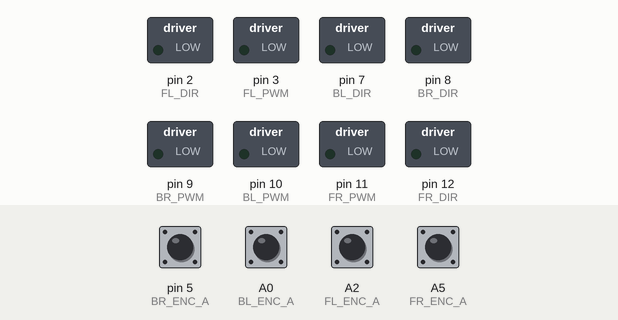
A sketch run on a simulated Arduino Uno, built with avr-gcc and run on an emulated ATmega328P. Parts: switched loads named in the sketch (green lamp = pin HIGH). The test bench sets the inputs (shaded band); at power-on: A0 (BL_ENC_A), A2 (FL_ENC_A), A5 (FR_ENC_A), pin 5 (BR_ENC_A) HIGH. What the sketch prints to the serial monitor is not drawn.

Above: at 0.1 s.
At 1.1 s:
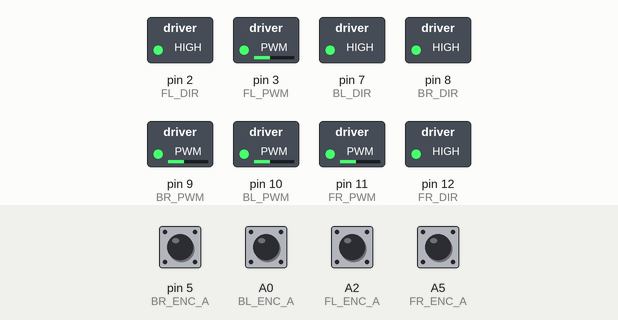
Timing chart, 0 to 2.6 s (numbered marks = the images above):
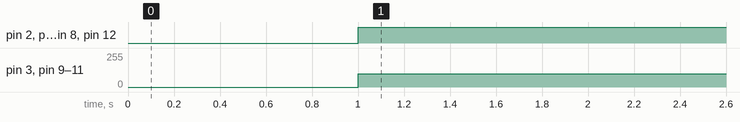

The sketch:

velocity_Control_1.ino
```cpp
// --- STEP 2.4: MOTOR + ENCODER SANITY CHECK ---
// No PID Math. Just drive and count.
// Uses YOUR EXACT PINS.

// 1. PIN DEFINITIONS (Updated to your list)
// --- FRONT LEFT ---
const int FL_PWM = 3;   const int FL_DIR = 2;
const int FL_ENC_A = A2; const int FL_ENC_B = A3;

// --- FRONT RIGHT ---
const int FR_PWM = 11;  const int FR_DIR = 12;
const int FR_ENC_A = A5; const int FR_ENC_B = A4;

// --- BACK LEFT ---
const int BL_PWM = 10;  const int BL_DIR = 7;
const int BL_ENC_A = A0; const int BL_ENC_B = A1;

// --- BACK RIGHT ---
const int BR_PWM = 9;   const int BR_DIR = 8;
const int BR_ENC_A = 5;  const int BR_ENC_B = 4;

// 2. VARIABLES
volatile long fl_ticks = 0;
volatile long fr_ticks = 0;
volatile long bl_ticks = 0;
volatile long br_ticks = 0;

// Polling State
int last_fl = 0, last_fr = 0, last_bl = 0, last_br = 0;

void setup() {
  Serial.begin(115200);

  // Setup Motor Pins
  pinMode(FL_PWM, OUTPUT); pinMode(FL_DIR, OUTPUT);
  pinMode(FR_PWM, OUTPUT); pinMode(FR_DIR, OUTPUT);
  pinMode(BL_PWM, OUTPUT); pinMode(BL_DIR, OUTPUT);
  pinMode(BR_PWM, OUTPUT); pinMode(BR_DIR, OUTPUT);

  // Setup Encoder Pins
  pinMode(FL_ENC_A, INPUT_PULLUP); pinMode(FL_ENC_B, INPUT_PULLUP);
  pinMode(FR_ENC_A, INPUT_PULLUP); pinMode(FR_ENC_B, INPUT_PULLUP);
  pinMode(BL_ENC_A, INPUT_PULLUP); pinMode(BL_ENC_B, INPUT_PULLUP);
  pinMode(BR_ENC_A, INPUT_PULLUP); pinMode(BR_ENC_B, INPUT_PULLUP);

  Serial.println("--- SANITY CHECK START ---");
  delay(1000);
}

void loop() {
  // 1. FORCE MOTORS TO MOVE (Power 100 out of 255)
  digitalWrite(FL_DIR, HIGH); analogWrite(FL_PWM, 100);
  digitalWrite(FR_DIR, HIGH); analogWrite(FR_PWM, 100);
  digitalWrite(BL_DIR, HIGH); analogWrite(BL_PWM, 100);
  digitalWrite(BR_DIR, HIGH); analogWrite(BR_PWM, 100);

  // 2. READ ENCODERS (FAST POLL)
  // We check the pins 2000 times in a row before printing.
  // This ensures we don't miss ticks while printing text.
  for(int i=0; i<2000; i++) {
    pollEncoders();
  }

  // 3. PRINT REPORT
  // We only print occasionally so we don't slow down the processor
  Serial.print("FL:"); Serial.print(fl_ticks);
  Serial.print(" | FR:"); Serial.print(fr_ticks);
  Serial.print(" | BL:"); Serial.print(bl_ticks);
  Serial.print(" | BR:"); Serial.println(br_ticks);
}

// Optimized Polling Function
void pollEncoders() {
  // Front Left
  int curr_fl = digitalRead(FL_ENC_A);
  if (curr_fl != last_fl && curr_fl == HIGH) fl_ticks++;
  last_fl = curr_fl;

  // Front Right
  int curr_fr = digitalRead(FR_ENC_A);
  if (curr_fr != last_fr && curr_fr == HIGH) fr_ticks++;
  last_fr = curr_fr;

  // Back Left
  int curr_bl = digitalRead(BL_ENC_A);
  if (curr_bl != last_bl && curr_bl == HIGH) bl_ticks++;
  last_bl = curr_bl;

  // Back Right
  int curr_br = digitalRead(BR_ENC_A);
  if (curr_br != last_br && curr_br == HIGH) br_ticks++;
  last_br = curr_br;
}
```

Measured:
- by itself, pin 2 (FL_DIR), pin 7 (BL_DIR), pin 8 (BR_DIR), pin 12 (FR_DIR): LOW → HIGH at 1.0 s
- by itself, pin 3 (FL_PWM), pin 9 (BR_PWM), pin 10 (BL_PWM), pin 11 (FR_PWM): 0/255 → 100/255 at 1.0 s
